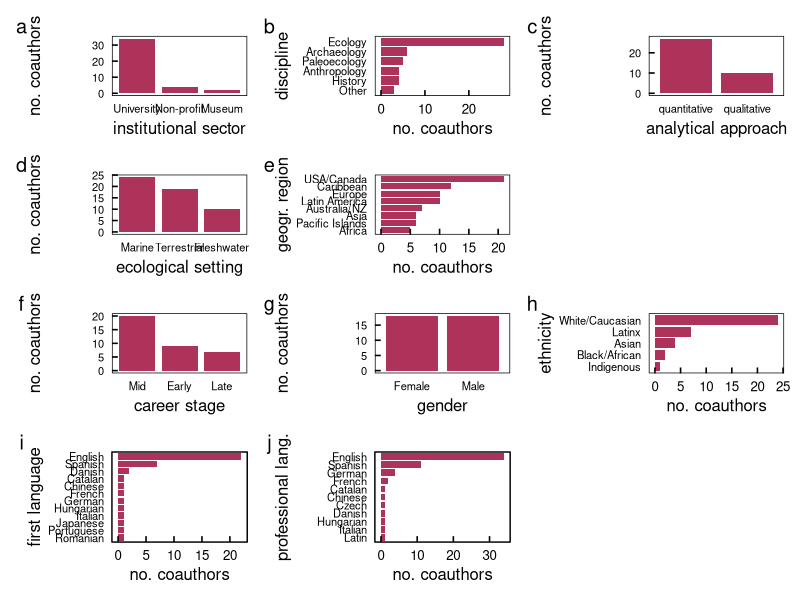

This figure's R source:
#### this script is for organizing and creating data visualizations 
#### of data from the project entitled "Global research priorities for historical ecology to inform conservation"
#### known colloquially as HE 20Qs 


library(ggplot2)      # plotting and viz
library(plyr)         # legacy df manipulation
library(dplyr)        # variable grouping and manipulation
library(reshape)      # legacy df manipulation
library(data.table)   # legacy functions on df 
library(tidyr)        # gathering and spreading
library(zoo)          # roll mean
library(ggthemes)     # helpful ggplot themes
library(forcats)
library(scales)
library(RColorBrewer) # pretty colors
library(ggridges)
library(colorspace)
library(patchwork)


# custom ggplot theme
themeKV <- theme_few()+
  theme(strip.background = element_blank(),
        axis.line = element_blank(),
        axis.text.x = element_text(colour = "black", margin = margin(0.2, unit = "cm")),
        axis.text.y = element_text(colour = "black", margin = margin(c(1, 0.2), unit = "cm")),
        axis.ticks.x = element_line(colour = "black"), axis.ticks.y = element_line(colour = "black"),
        axis.ticks.length=unit(-0.15, "cm"),element_line(colour = "black", linewidth=.5),
        panel.border = element_rect(colour = "black", fill=NA, linewidth=.5),
        legend.title=element_blank(),
        strip.text=element_text(hjust=0))


#### read in author demographic data, self-identified from a survey form
# setwd("/Users/kylevanhoutan/historical_20Qs/")
demogr <- read.csv('data/author_demogr.csv')
demogrG <- gather(demogr, key="survey", value="response", 2:31) 
        # reshape from wide to long df
        # may need to change numbers depending on the # of cols
demogrGR <- demogrG[!(demogrG$response == ""), ]  # remove blank entries 
# rename gathered col's that from duplicate names had appended ".x" 
demogrGR$question <- sub("\\..*", "", demogrGR$survey) # truncates field entry after "."
demogrGRS = subset(demogrGR, select = -c(survey)) # remove the col with bad names "survey"

#### begin data viz for plots here

## subset original long DF for survey question 
# for each panel, x = question, y = response
p1sector <- subset(demogrGRS, question == "sector")
# a basic bar plot
p1 <- ggplot(p1sector, aes(x = fct_infreq(response))) + # sort the response most to least 
  # if flip coord then use x = fct_rev(fct_infreq(response))
  themeKV + 
  theme(axis.ticks.x = element_blank(),
        axis.text.y = element_text(size = 8),
        axis.text.x = element_text(size = 8)) + # names can be too long, let's shrink em
  geom_bar(fill = "#990033", alpha = 0.8, width = 0.85) + # width controls gaps between bars
  # scale_y_continuous(breaks = seq(0, 40, by = 5)) +
  ylab("no. coauthors") +
  xlab("institutional sector")
  #coord_flip() # make bars horizontal


# bar plot, but flip due to category name lengths
p2discipline <- subset(demogrGRS, question == "discipline") ## subset original long DF for survey question 
p2 <- ggplot(p2discipline, aes(x = fct_rev(fct_infreq(response)))) + # sort the response most to least 
  themeKV + 
  theme(axis.ticks.y = element_blank(),
        axis.text.y = element_text(size = 8)) + # names can be too long, let's shrink em
  geom_bar(fill = "#990033", alpha = 0.8, width = 0.85) + # width controls gaps between bars
  # scale_y_continuous(breaks = seq(0, 40, by = 5)) +
  ylab("no. coauthors") +
  xlab("discipline") + 
  coord_flip() # make bars horizontal


# subset, then make bar akin to p1
p3work_system <- subset(demogrGRS, question == "work_system")
p3 <- ggplot(p3work_system, aes(x = fct_infreq(response))) + # sort the response most to least 
  themeKV + 
  theme(axis.ticks.x = element_blank(),
        axis.text.y = element_text(size = 8),
        axis.text.x = element_text(size = 8)) + # names can be too long, let's shrink em
  geom_bar(fill = "#990033", alpha = 0.8, width = 0.85) + # width controls gaps between bars
  # scale_y_continuous(breaks = seq(0, 40, by = 5)) +
  ylab("no. coauthors") +
  xlab("ecological setting")


# subset for p4 data
p4work_region <- subset(demogrGRS, question == "work_region") ## subset original long DF for survey question 
# flipped bar plot akin to p2
p4 <- ggplot(p4work_region, aes(x = fct_rev(fct_infreq(response)))) + # sort the response most to least 
  themeKV + 
  theme(axis.ticks.y = element_blank(),
        axis.text.y = element_text(size = 8)) + # names can be too long, let's shrink em
  geom_bar(fill = "#990033", alpha = 0.8, width = 0.85) + # width controls gaps between bars
  # scale_y_continuous(breaks = seq(0, 40, by = 5)) +
  ylab("no. coauthors") +
  xlab("geogr. region") + 
  coord_flip() # make bars horizontal


#subset for p5 data
p5scholarly_approach <- subset(demogrGRS, question == "scholarly_approach")
# a basic bar plot akin to p1
p5 <- ggplot(p5scholarly_approach, aes(x = fct_infreq(response))) + # sort the response most to least 
  themeKV + 
  theme(axis.ticks.x = element_blank(),
        axis.text.y = element_text(size = 8),
        axis.text.x = element_text(size = 8)) + # names can be too long, let's shrink em
  geom_bar(fill = "#990033", alpha = 0.8, width = 0.85) + # width controls gaps between bars
  # scale_y_continuous(breaks = seq(0, 40, by = 5)) +
  ylab("no. coauthors") +
  xlab("analytical approach")


# subset for p6 career stage data
p6career_stage <- subset(demogrGRS, question == "career_stage")
# bar plot akin to p1
p6 <- ggplot(p6career_stage, aes(x = fct_infreq(response))) + # sort the response most to least 
  themeKV + 
  theme(axis.ticks.x = element_blank(),
        axis.text.y = element_text(size = 8),
        axis.text.x = element_text(size = 8)) + # names can be too long, let's shrink em
  geom_bar(fill = "#990033", alpha = 0.8, width = 0.85) + # width controls gaps between bars
  # scale_y_continuous(breaks = seq(0, 40, by = 5)) +
  ylab("no. coauthors") +
  xlab("career stage")


# subset for p7 gender data
p7gender <- subset(demogrGRS, question == "gender")
# bar plot akin to p1
p7 <- ggplot(p7gender, aes(x = fct_infreq(response))) + # sort the response most to least 
  themeKV + 
  theme(axis.ticks.x = element_blank(),
        axis.text.y = element_text(size = 8),
        axis.text.x = element_text(size = 8)) + # names can be too long, let's shrink em
  geom_bar(fill = "#990033", alpha = 0.8, width = 0.85) + # width controls gaps between bars
  # scale_y_continuous(breaks = seq(0, 40, by = 5)) +
  ylab("no. coauthors") +
  xlab("gender")


# subset for p8 ethnicity data
p8ethnicity <- subset(demogrGRS, question == "ethnicity")
# flipped bar plot akin to p2
p8 <- ggplot(p8ethnicity, aes(x = fct_rev(fct_infreq(response)))) + # sort the response most to least 
  themeKV + 
  theme(axis.ticks.y = element_blank(),
        axis.text.y = element_text(size = 8)) + # names can be too long, let's shrink em
  geom_bar(fill = "#990033", alpha = 0.8, width = 0.85) + # width controls gaps between bars
  # scale_y_continuous(breaks = seq(0, 40, by = 5)) +
  ylab("no. coauthors") +
  xlab("ethnicity") + 
  coord_flip() # make bars horizontal


# subset for p9 first language learned data
p9first_language <- subset(demogrGRS, question == "first_language")
# flipped bar plot akin to p2
p9 <- ggplot(p9first_language, aes(x = fct_rev(fct_infreq(response)))) + # sort the response most to least 
  themeKV + 
  theme(axis.ticks.y = element_blank(),
        axis.text.y = element_text(size = 8)) + # names can be too long, let's shrink em
  geom_bar(fill = "#990033", alpha = 0.8, width = 0.85) + # width controls gaps between bars
  # scale_y_continuous(breaks = seq(0, 40, by = 5)) +
  ylab("no. coauthors") +
  xlab("first language") + 
  coord_flip() # make bars horizontal



# subset for p10 professional languages used data
p10professional_language <- subset(demogrGRS, question == "professional_language")
# flipped bar plot akin to p2
p10 <- ggplot(p10professional_language, aes(x = fct_rev(fct_infreq(response)))) + # sort the response most to least 
  themeKV + 
  theme(axis.ticks.y = element_blank(),
        axis.text.y = element_text(size = 8)) + # names can be too long, let's shrink em
  geom_bar(fill = "#990033", alpha = 0.8, width = 0.85) + # width controls gaps between bars
  # scale_y_continuous(breaks = seq(0, 40, by = 5)) +
  ylab("no. coauthors") +
  xlab("professional lang.") + 
  coord_flip() # make bars horizontal




# invoke patchwork to call and layout the above panels
# (p1 + p2 + p5) / (p3 + p4 + plot_spacer()) / (p6 + p7 + p8) / (p9 + p10 + plot_spacer()) +
#  plot_annotation(tag_levels = 'a') # add panel labels a, b, c... etc
  

layout <- "
AABBCC
AABBCC
DDEE##
DDEE##
FFGGHH
FFGGHH
IIJJ##
IIJJ##
IIJJ##"
p1 + p2 + p5 + p3 + p4 + p6 + p7 + p8 + p9 + p10 +
  plot_layout(design = layout) +
  plot_annotation(tag_levels = 'a') # add panel labels a, b, c... etc
